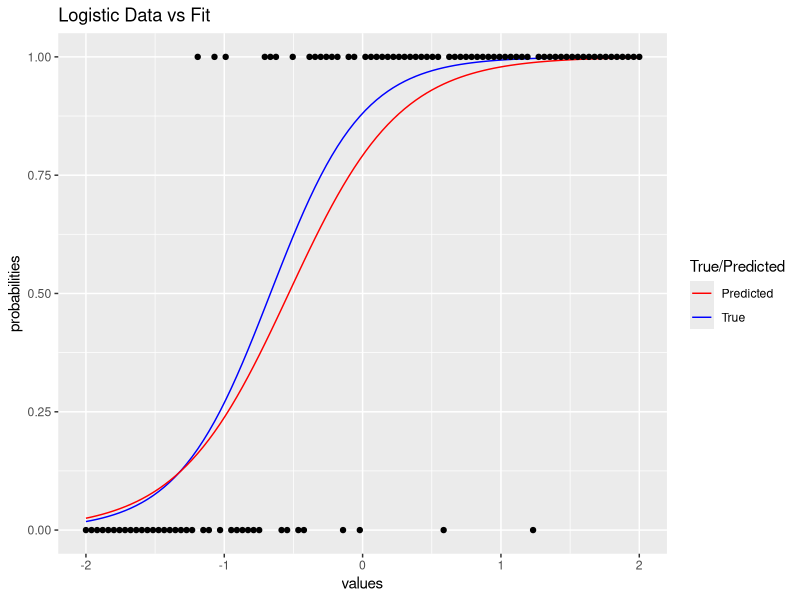

Reproduce this figure in R.
## ---- chunk 1
library(tidyverse)

values <- seq(-2, 2, length.out = 100)
result <- 3 * values + 2
probabilities <- 1 / (1 + exp(-result))
bernoulli_values <- rbinom(length(probabilities), 1, probabilities)

df <- tibble(values = values, probabilities=probabilities, bernoulli_values = bernoulli_values)
model <- glm(bernoulli_values ~ values, data = df, family = binomial(link = "logit"))
intercept <- coefficients(model)[1]
slope <- coefficients(model)[2]
predicted_logits <- slope*values+intercept
predicted_probs <- 1/(1+exp(-predicted_logits))
df <- df |> mutate("predicted"=predicted_probs)
print(summary(model))
## ---- chunk 2
plt <- ggplot(data=df)+
    geom_line(aes(x=`values`,y=`probabilities`,color="True"))+
    geom_line(aes(x=`values`,y=`predicted`,color='Predicted'))+
    scale_color_manual(name="True/Predicted", values=c("True"="blue","Predicted"="red")) +
    geom_point(aes(x=`values`,y=`bernoulli_values`)) + 
    ggtitle("Logistic Data vs Fit")
plt
